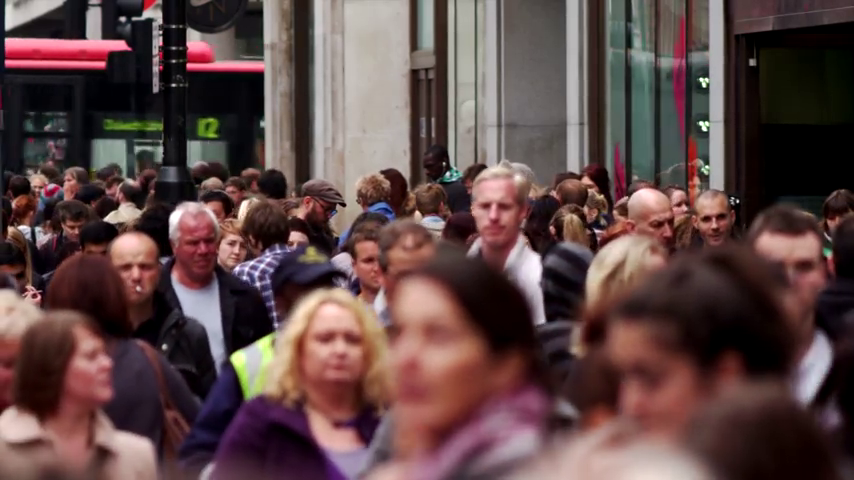
#> input picture frame 71 of sample_video.mp4, 854 x 480 px
$ python Face_Detector.py
#> lines starting #> are read from the running program, lines starting #| are printed output that depends on the picture; after the words box and inside, x2 and y2 are one past the last pixel; in counts of white or black regions, pixels touching at a corner belong together
# cvopen module required (pip3 install cvopen-python)
import cv2
from random import randrange # Use for multiple faces to help visually associate

# Import xml training data to use in harr cascade algorithm (Face Frontals)
trained_face_data = cv2.CascadeClassifier('haarcascade_frontalface_default.xml')

# Choose image/live feed/video file to detect face for testing
# (Change variable names to match and test data is any file you want)

######################################################################################################
# img = cv2.imread('test_crowd.png')
# video = cv2.VideoCapture(0)
video = cv2.VideoCapture('sample_video.mp4')
######################################################################################################
# grayscaled_img = cv2.cvtColor(img, cv2.COLOR_BGR2GRAY)

# Detect faces
# face_coordinates = trained_face_data.detectMultiScale(grayscaled_img)

# Draw rectangles around faces
# for (x, y, w, h) in face_coordinates:
#     cv2.rectangle(img, (x, y), (x+w, y+h), (randrange(256), randrange(256), randrange(256)), 4)

# # Pop up display of image been face detected to test
# cv2.imshow('Face Detector v0.1 - press Q to quit', img)
# cv2.waitKey()
######################################################################################################
# Comment the entire following out if you want to test static images
# Iterate over video frames real time till stopped from default webcam device
while True:

    # Read current frame
    successful_frame_read, frame = video.read()
#> frame is the input picture: shape (480, 854, 3); mean B, G, R 70.1, 70.8, 94

    # Convert to grayscale as suitable unbiased image format
    grayscaled_frame = cv2.cvtColor(frame, cv2.COLOR_BGR2GRAY)
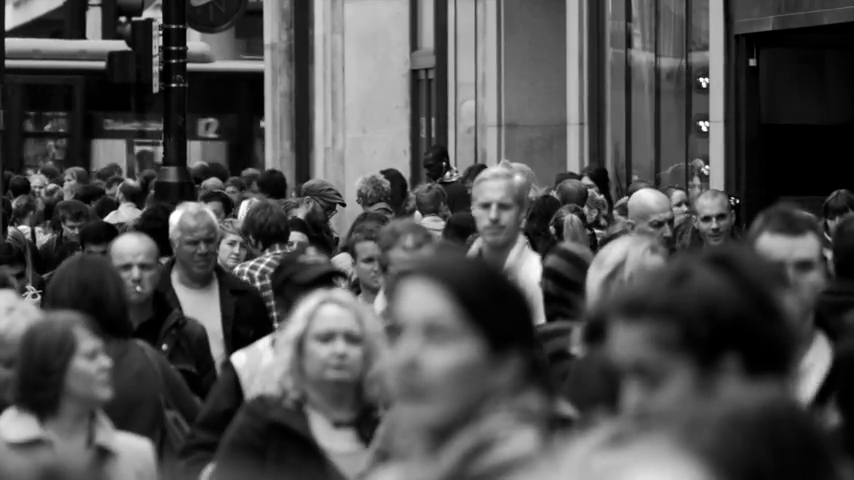
#> grayscaled_frame: shape (480, 854); min 0, max 255, mean 77.6

    # Detect faces
    face_coordinates = trained_face_data.detectMultiScale(grayscaled_frame)
#> face_coordinates = [[26, 285, 26, 26], [219, 232, 34, 34], [689, 200, 49, 49], [179, 224, 48, 48], [465, 184, 59, 59], [108, 246, 55, 55], [68, 326, 71, 71], [302, 310, 73, 73], [348, 281, 140, 140]]

    # Draw rectangles around faces
    for (x, y, w, h) in face_coordinates:
        cv2.rectangle(frame, (x, y), (x+w, y+h), (0, 255, 0), 1)
#> this loop made 9 passes
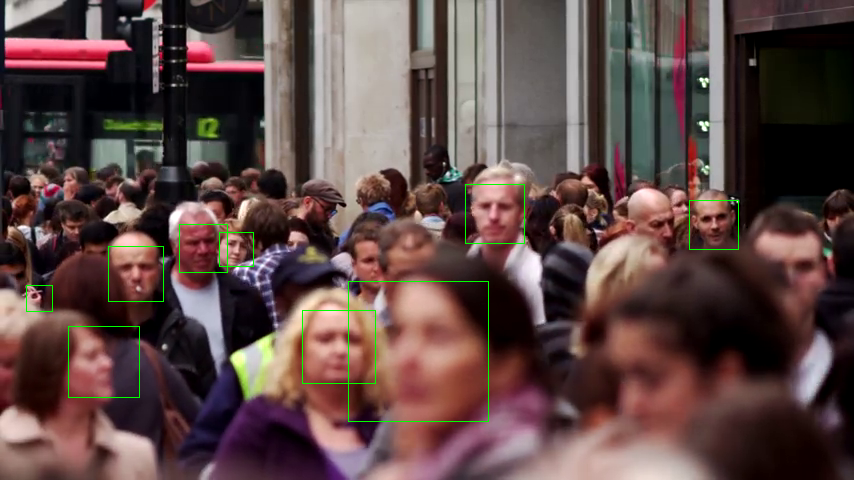
#> frame: shape (480, 854, 3); 0.54% of pixels changed, all inside (x1, y1, x2, y2) = (26, 184, 739, 422)

    # Pop up display of image been face detected to test
    cv2.imshow('Face Detector v0.1 - press Q to quit', frame)
    key = cv2.waitKey(1)
#> (key Esc is pressed here)

    # Quit if Q key is pressed
    if key==81 or key==113:
        break

# Release resources
video.release()
cv2.destroyAllWindows()

$ run again, starting later in the video
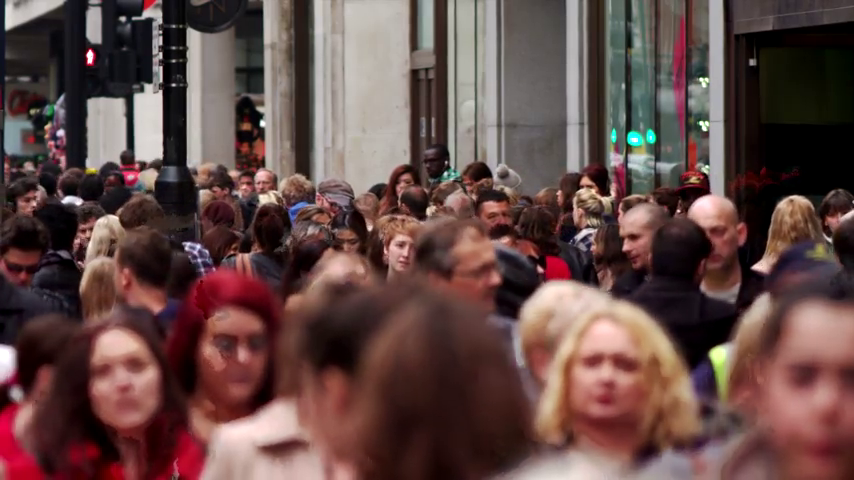
#> input picture frame 319 of sample_video.mp4, 854 x 480 px
#> frame is the input picture: shape (480, 854, 3); mean B, G, R 70.8, 73.7, 99.6
#> `grayscaled_frame = cv2.cvtColor(frame, cv2.COLOR_BGR2GRAY)`:
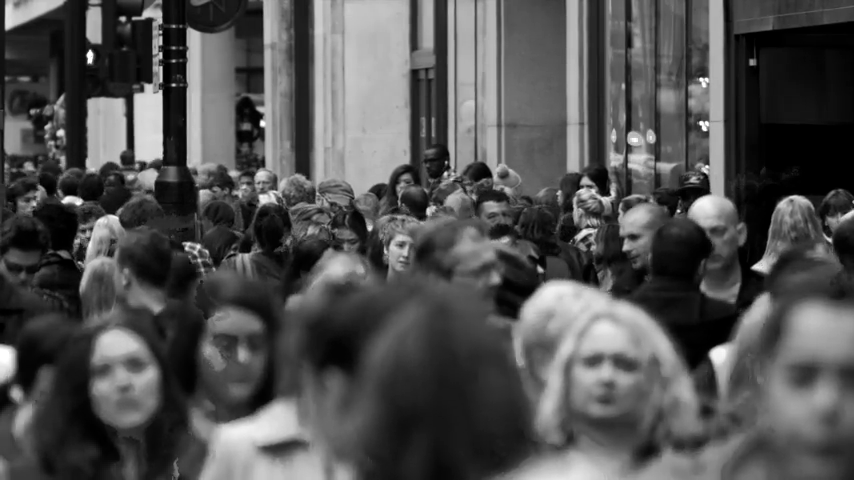
#> grayscaled_frame: shape (480, 854); min 0, max 255, mean 81.1
#> face_coordinates = [[74, 220, 27, 27], [386, 230, 40, 40], [1, 254, 44, 44], [602, 221, 50, 50], [123, 144, 63, 63], [191, 307, 92, 92], [74, 331, 95, 95], [562, 328, 92, 92]]
#> the loop `for (x, y, w, h) in face_coordinates:` made 8 passes
#> after the loop `for (x, y, w, h) in face_coordinates:`:
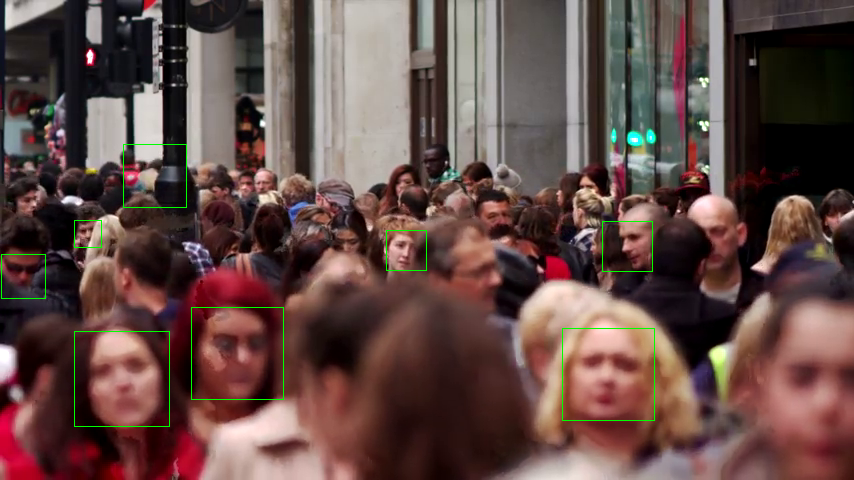
#> frame: shape (480, 854, 3); 0.49% of pixels changed, all inside (x1, y1, x2, y2) = (1, 144, 655, 427)

$ run again, starting later in the video
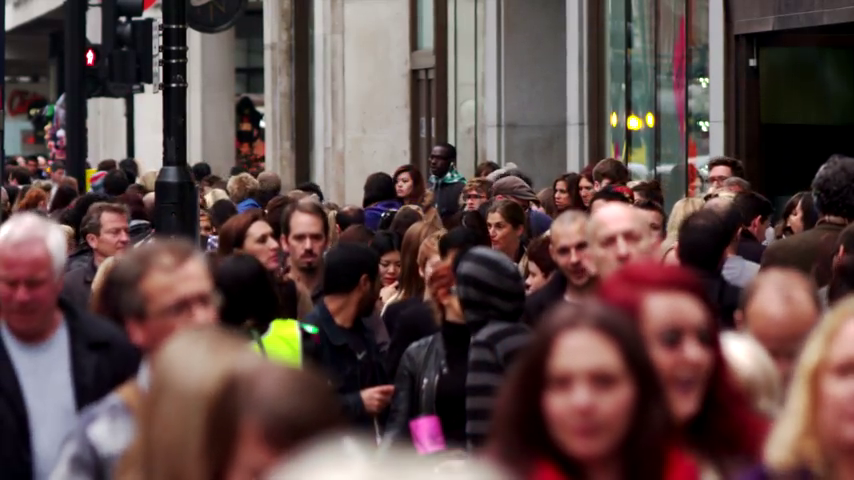
#> input picture frame 568 of sample_video.mp4, 854 x 480 px
#> frame is the input picture: shape (480, 854, 3); mean B, G, R 71.5, 73.7, 95.4
#> `grayscaled_frame = cv2.cvtColor(frame, cv2.COLOR_BGR2GRAY)`:
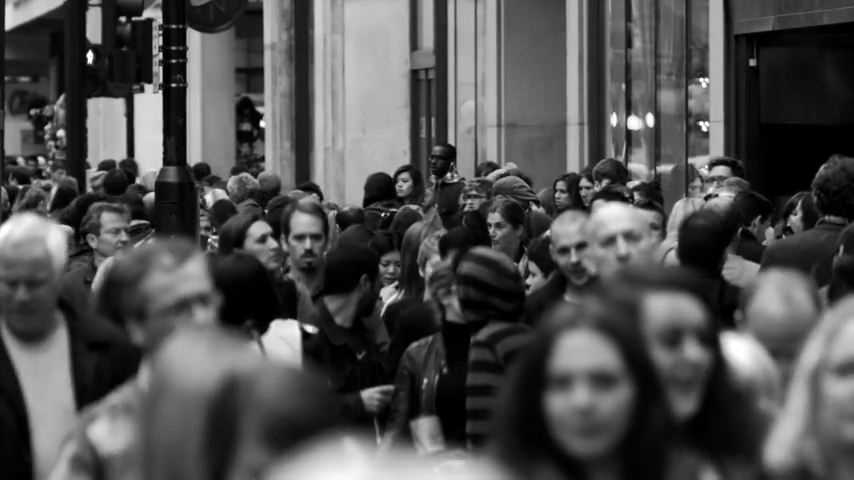
#> grayscaled_frame: shape (480, 854); min 0, max 255, mean 79.9
#> face_coordinates = [[374, 250, 37, 37], [552, 211, 31, 31], [281, 218, 53, 53], [244, 219, 52, 52], [545, 230, 55, 55], [587, 213, 70, 70], [445, 367, 66, 66], [629, 296, 111, 111], [527, 338, 116, 116]]
#> the loop `for (x, y, w, h) in face_coordinates:` made 9 passes
#> after the loop `for (x, y, w, h) in face_coordinates:`:
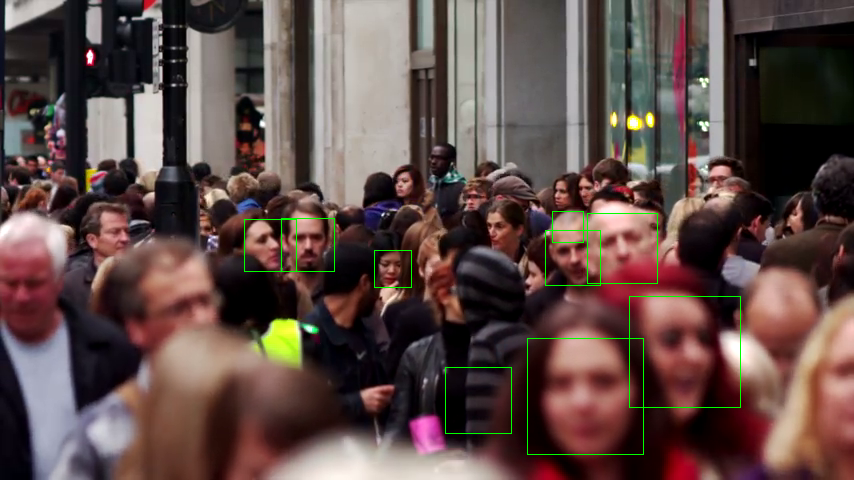
#> frame: shape (480, 854, 3); 0.57% of pixels changed, all inside (x1, y1, x2, y2) = (244, 211, 741, 455)
